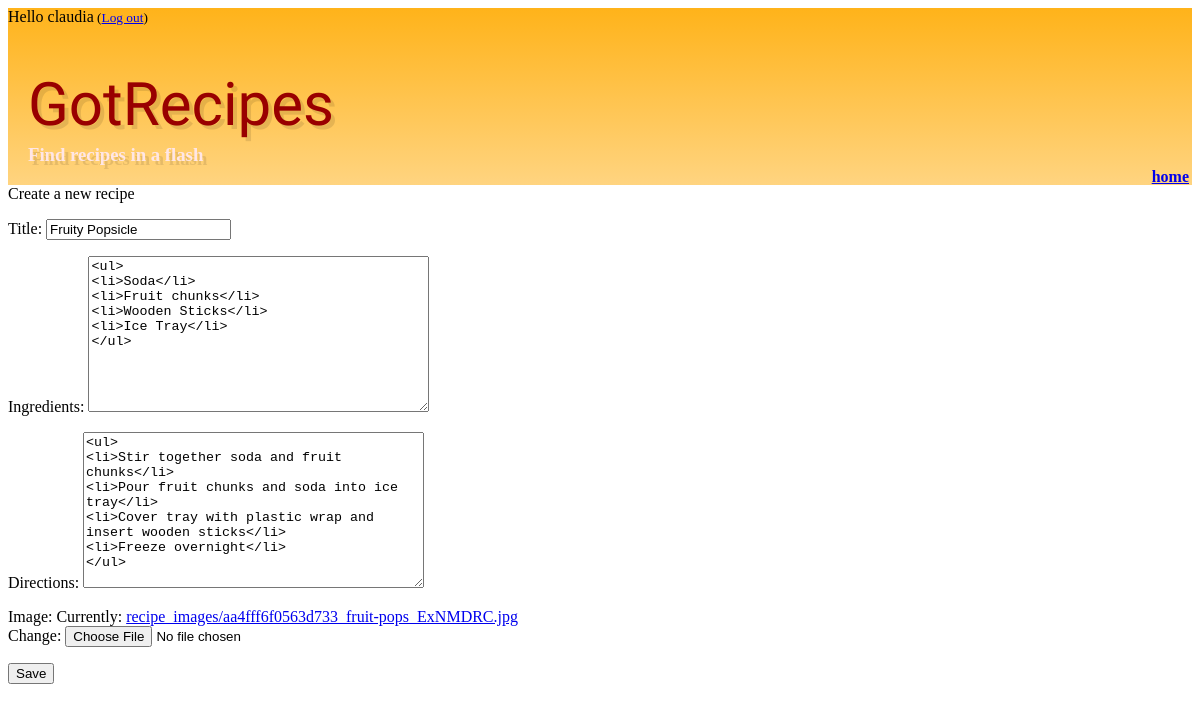
Page /recipe/14/edit/ (signed in) on the committed database.
### gotrecipes/models.py (models this page shows, shortened)
class Recipe(models.Model):
  title=models.CharField(max_length=200)
  ingredients=models.TextField()
  directions=models.TextField()
  image = models.ImageField(upload_to='recipe_images', default='recipe_images/default.png')

### gotrecipes/views.py (the view)
# urls.py: url(r'^recipe/(?P<pk>\d+)/edit/$', views.recipe_edit, name='recipe_edit'),
@login_required(login_url='/login/')
def recipe_edit(request, pk):
	recipe = get_object_or_404(Recipe, pk=pk)
	if request.method == "POST":
		form = RecipeForm(request.POST, instance=recipe)
		if form.is_valid():
			recipe = form.save(commit=False)
			recipe.save()
			return redirect('recipe_detail', pk=recipe.pk)
	else:
		form = RecipeForm(instance=recipe)
	return render(request, 'gotrecipes/recipe_edit.html', {'form': form})

### gotrecipes/forms.py
class RecipeForm(forms.ModelForm):
	class Meta:
		model = Recipe
		fields = ('title', 'ingredients', 'directions', 'image')

### gotrecipes/templates/gotrecipes/recipe_edit.html
{% extends 'gotrecipes/base.html' %}
{% block content %}
	<h1>Create a new recipe </h1>
	<form method="POST" class="recipeform" enctype="multipart/form-data">{% csrf_token %}
		{{ form.as_p}}
		<button type="submit" class="saverecipe">Save</button>
	</form>
{% endblock %}

### gotrecipes/templates/gotrecipes/base.html (shortened to what this page needs)
{% load staticfiles %}
<html>
  <head>
	<link rel="stylesheet" href="{% static 'css/base.css' %}">
  </head>
  <body>
	<div class="page-head">
		{% if user.is_authenticated %}
		<p>Hello {{ user.username }}<small>  (<a href="{% url 'logout'%}">Log out</a>)</small></p>
		{% else %}
		<a href="{% url 'login' %}"><img class="icon" src="{% static 'images/lock.png' %}" /></a>
		{% endif %}
		<h1 id="got-title">GotRecipes</h1>
		<span><h3 id="got-sub">Find recipes in a flash</h3></span>
		<span class="home"><h4><a href="{% url 'index' %}">home</a></span>
	</div>
	<div class="content-container"}
	{% block content %}
	{% endblock %}
	</div>
  </body>
</html>

### gotrecipes/static/css/base.css (style rules this page uses)
.page-head, .create-recipe, .view-recipes { background: linear-gradient(#ffb31a, #ffd480) }
#got-title { font: 60px/1.3 'Oleo Script', Helvetica, sans-serif; color: #990000; text-shadow: 4px 4px 0px rgba(0,0,0,0.1); margin-bottom: 0px; margin-left: 20px; }
#got-sub { font: 20px/ Helvetica, sans-serif; color: #ffe6e6; text-shadow: 4px 4px 0px rgba(0,0,0,0.1); margin-top: 0px; margin-left: 20px; }
h1,h3 { font: Helvetica, sans-serif; }
h3 { color: #990000; }
span { display: inline-block; }
.home { float: right; padding: 3px; }

### rows in the picture
Recipe: title "Fruity Popsicle", ingredients "<ul> <li>Soda</li> <li>Fruit chunks</li> <li>Wooden Sticks</li> <li>Ice Tray</li> </ul>", directions "<ul> <li>Stir together soda and fruit chunks</li> <li>Pour fruit chunks and soda into ice tray</li> <li>Cover tray with plastic wrap and insert wooden sticks</li> <li>Freeze overnight</li> </ul>"

### other values in the picture
{{ user.username }} "claudia"
